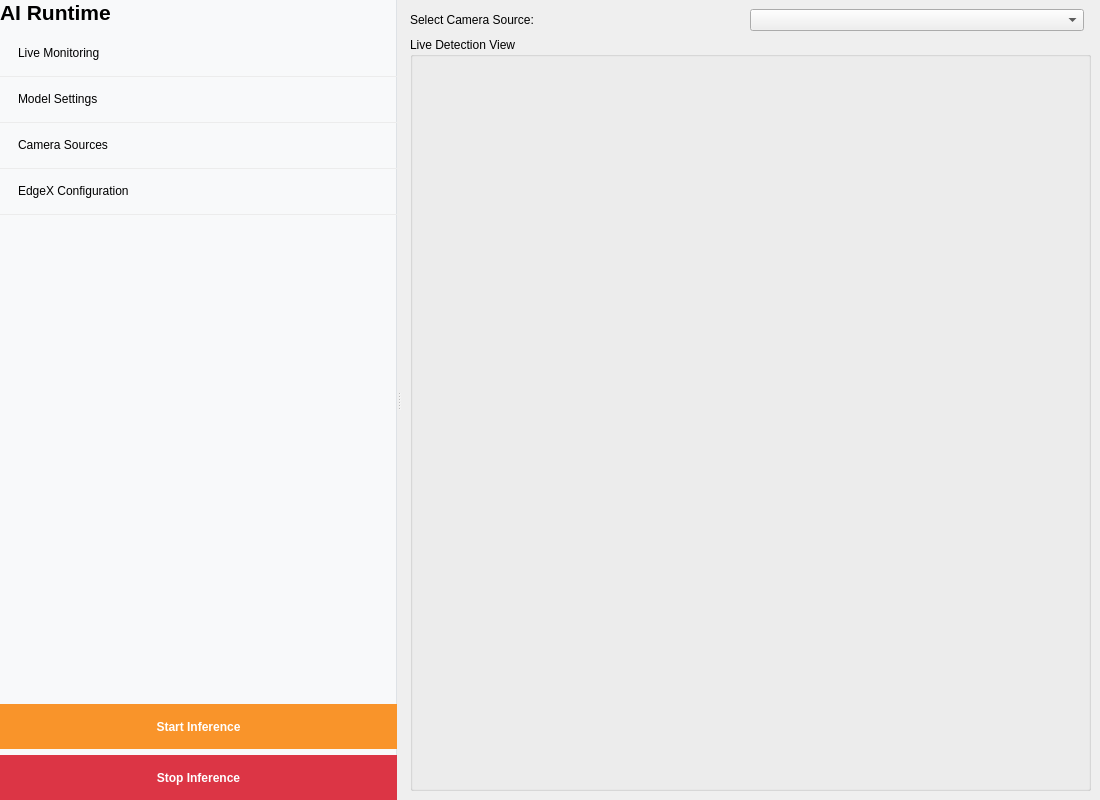
<?xml version='1.0' encoding='utf-8'?>
<ui version="4.0">
 <class>AIRuntimeView</class>
 <widget class="QWidget" name="AIRuntimeView">
  <property name="geometry">
   <rect>
    <x>0</x>
    <y>0</y>
    <width>1100</width>
    <height>800</height>
   </rect>
  </property>
  <layout class="QHBoxLayout" name="horizontalLayout">
   <property name="spacing">
    <number>0</number>
   </property>
   <property name="leftMargin">
    <number>0</number>
   </property>
   <property name="topMargin">
    <number>0</number>
   </property>
   <property name="rightMargin">
    <number>0</number>
   </property>
   <property name="bottomMargin">
    <number>0</number>
   </property>
   <item>
    <widget class="QSplitter" name="splitter">
     <property name="orientation">
      <enum>Qt::Horizontal</enum>
     </property>
     <widget class="QWidget" name="sidePanel" native="true">
      <property name="maximumWidth">
       <number>240</number>
      </property>
      <property name="styleSheet">
       <string notr="true">background-color: #F8F9FA; border-right: 1px solid #DEE2E6;</string>
      </property>
      <layout class="QVBoxLayout" name="sideLayout">
       <item>
        <widget class="QLabel" name="labelTitle">
         <property name="font">
          <font>
           <pointsize>16</pointsize>
           <weight>75</weight>
           <bold>true</bold>
          </font>
         </property>
         <property name="text">
          <string>AI Runtime</string>
         </property>
         <property name="margin">
          <number>10</number>
         </property>
        </widget>
       </item>
       <item>
        <widget class="QListWidget" name="sideNav">
         <property name="styleSheet">
          <string notr="true">QListWidget { border: none; background: transparent; outline: none; } QListWidget::item { height: 45px; padding-left: 15px; border-bottom: 1px solid #ECECEC; } QListWidget::item:selected { background-color: #FFF9D5; color: #F9942A; font-weight: bold; border-left: 4px solid #F9942A; }</string>
         </property>
         <item>
          <property name="text">
           <string>Live Monitoring</string>
          </property>
         </item>
         <item>
          <property name="text">
           <string>Model Settings</string>
          </property>
         </item>
         <item>
          <property name="text">
           <string>Camera Sources</string>
          </property>
         </item>
         <item>
          <property name="text">
           <string>EdgeX Configuration</string>
          </property>
         </item>
        </widget>
       </item>
       <item>
        <spacer name="verticalSpacer">
         <property name="orientation">
          <enum>Qt::Vertical</enum>
         </property>
         <property name="sizeHint" stdset="0">
          <size>
           <width>20</width>
           <height>40</height>
          </size>
         </property>
        </spacer>
       </item>
       <item>
        <widget class="QPushButton" name="btnLaunch">
         <property name="minimumSize">
          <size>
           <width>0</width>
           <height>45</height>
          </size>
         </property>
         <property name="styleSheet">
          <string notr="true">QPushButton { background-color: #F9942A; color: white; border: none; font-weight: bold; } QPushButton:hover { background-color: #E08426; } QPushButton:disabled { background-color: #DEE2E6; }</string>
         </property>
         <property name="text">
          <string>Start Inference</string>
         </property>
        </widget>
       </item>
       <item>
        <widget class="QPushButton" name="btnStop">
         <property name="minimumSize">
          <size>
           <width>0</width>
           <height>45</height>
          </size>
         </property>
         <property name="styleSheet">
          <string notr="true">QPushButton { background-color: #DC3545; color: white; border: none; font-weight: bold; } QPushButton:hover { background-color: #C82333; } QPushButton:disabled { background-color: #DEE2E6; }</string>
         </property>
         <property name="text">
          <string>Stop Inference</string>
         </property>
        </widget>
       </item>
      </layout>
     </widget>
     <widget class="QStackedWidget" name="contentStack">
      <widget class="QWidget" name="monitoringPage">
       <layout class="QVBoxLayout" name="monitoringLayout">
        <item>
         <layout class="QHBoxLayout" name="cameraSelectionLayout">
          <item>
           <widget class="QLabel" name="lblSelectCamera">
            <property name="text">
             <string>Select Camera Source:</string>
            </property>
           </widget>
          </item>
          <item>
           <widget class="QComboBox" name="comboActiveProfile">
            <property name="minimumWidth">
             <number>200</number>
            </property>
           </widget>
          </item>
          <item>
           <spacer name="horizontalSpacer">
            <property name="orientation">
             <enum>Qt::Horizontal</enum>
            </property>
           </spacer>
          </item>
         </layout>
        </item>
        <item>
         <widget class="QGroupBox" name="liveGrid">
          <property name="title">
           <string>Live Detection View</string>
          </property>
          <layout class="QVBoxLayout" name="videoContainer" />
         </widget>
        </item>
       </layout>
      </widget>
      <widget class="QWidget" name="modelPage">
       <layout class="QVBoxLayout" name="modelScrollLayout">
        <item>
         <widget class="QScrollArea" name="scrollModelSettings">
          <property name="widgetResizable">
           <bool>true</bool>
          </property>
          <widget class="QWidget" name="scrollAreaWidgetContents">
           <layout class="QVBoxLayout" name="verticalLayout_4">
            <item><widget class="QGroupBox" name="groupProfiles"><property name="title"><string>Inference Profiles (Reuse Settings)</string></property><layout class="QVBoxLayout" name="profileVLayout"><item><layout class="QHBoxLayout" name="profileSelectLayout"><item><widget class="QLabel" name="lblSelectProfile"><property name="text"><string>Select Profile:</string></property></widget></item><item><widget class="QComboBox" name="comboProfiles" /></item></layout></item><item><layout class="QHBoxLayout" name="profileActionLayout"><item><widget class="QLineEdit" name="editProfileName"><property name="placeholderText"><string>Profile Name...</string></property></widget></item><item><widget class="QPushButton" name="btnNewProfile"><property name="text"><string>New</string></property></widget></item><item><widget class="QPushButton" name="btnSaveProfile"><property name="text"><string>Save / Update</string></property></widget></item><item><widget class="QPushButton" name="btnDeleteProfile"><property name="text"><string>Delete</string></property></widget></item></layout></item><item><layout class="QHBoxLayout" name="profileCameraLayout"><item><widget class="QLabel" name="lblProfileCamera"><property name="text"><string>Linked Camera Source:</string></property></widget></item><item><widget class="QComboBox" name="comboProfileCamera" /></item></layout></item></layout></widget></item><item>
             <widget class="QGroupBox" name="groupModelFile">
              <property name="title">
               <string>Model Configuration (YAML / Zoo)</string>
              </property>
              <layout class="QFormLayout" name="formModel">
               <item row="0" column="0"><widget class="QLabel" name="lblModelZoo"><property name="text"><string>Select Model (Zoo):</string></property></widget></item><item row="0" column="1"><widget class="QComboBox" name="comboModelZoo"><property name="editable"><bool>true</bool></property><property name="placeholderText"><string>Loading Model Zoo...</string></property></widget></item><item row="1" column="0"><widget class="QLabel" name="lblCustomModel"><property name="text"><string>Custom YAML:</string></property></widget></item><item row="1" column="1"><layout class="QHBoxLayout" name="customModelLayout"><item><widget class="QLineEdit" name="editModelPath"><property name="readOnly"><bool>true</bool></property><property name="placeholderText"><string>Path to custom model.yaml...</string></property></widget></item><item><widget class="QPushButton" name="btnBrowseModelYaml"><property name="text"><string>Browse...</string></property></widget></item></layout></item><item row="2" column="0"><widget class="QLabel" name="lblModelInfoTitle"><property name="text"><string>Model Info:</string></property></widget></item><item row="2" column="1"><widget class="QLabel" name="lblModelInfo"><property name="text"><string>Select a model to see details.</string></property><property name="wordWrap"><bool>true</bool></property><property name="styleSheet"><string notr="true">color: #6c757d; font-style: italic;</string></property></widget></item><item row="3" column="0"><widget class="QLabel" name="lblConfidence"><property name="text"><string>Confidence Threshold:</string></property></widget></item><item row="3" column="1"><widget class="QDoubleSpinBox" name="spinConfidence"><property name="value"><number>70</number></property></widget></item></layout>
             </widget>
            </item>
            <item>
             <widget class="QGroupBox" name="groupPipeline">
              <property name="title">
               <string>Pipeline Control</string>
              </property>
              <layout class="QFormLayout" name="formPipeline">
               <item row="0" column="0">
                <widget class="QLabel" name="lblPipelineType">
                 <property name="text">
                  <string>Pipeline Type:</string>
                 </property>
                </widget>
               </item>
               <item row="0" column="1">
                <widget class="QComboBox" name="comboPipelineType">
                 <item>
                  <property name="text">
                   <string>torch</string>
                  </property>
                 </item>
                 <item>
                  <property name="text">
                   <string>gst</string>
                  </property>
                 </item>
                 <item>
                  <property name="text">
                   <string>torch-aipu</string>
                  </property>
                 </item>
                </widget>
               </item>
               <item row="1" column="0">
                <widget class="QLabel" name="lblFrameLimit">
                 <property name="text">
                  <string>Frame Limit:</string>
                 </property>
                </widget>
               </item>
               <item row="1" column="1">
                <widget class="QSpinBox" name="spinFrameLimit">
                 <property name="maximum">
                  <number>999999</number>
                 </property>
                </widget>
               </item>
               <item row="2" column="0">
                <widget class="QLabel" name="lblDisplayMode">
                 <property name="text">
                  <string>Display Mode:</string>
                 </property>
                </widget>
               </item>
               <item row="2" column="1">
                <widget class="QComboBox" name="comboDisplayMode">
                 <item>
                  <property name="text">
                   <string>Windowed</string>
                  </property>
                 </item>
                 <item>
                  <property name="text">
                   <string>Headless</string>
                  </property>
                 </item>
                </widget>
               </item>
               <item row="3" column="0">
                <widget class="QLabel" name="lblWindowSize">
                 <property name="text">
                  <string>Window Size:</string>
                 </property>
                </widget>
               </item>
               <item row="3" column="1">
                <widget class="QLineEdit" name="editWindowSize">
                 <property name="placeholderText">
                  <string>e.g. 640x480</string>
                 </property>
                </widget>
               </item>
               <item row="4" column="0">
                <widget class="QLabel" name="lblSavePath">
                 <property name="text">
                  <string>Save Output Path:</string>
                 </property>
                </widget>
               </item>
               <item row="4" column="1">
                <layout class="QHBoxLayout" name="horizontalLayout_7">
                 <item>
                  <widget class="QLineEdit" name="editSaveOutputPath" />
                 </item>
                 <item>
                  <widget class="QPushButton" name="btnBrowseOutput">
                   <property name="text">
                    <string>Browse...</string>
                   </property>
                  </widget>
                 </item>
                </layout>
               </item>
              </layout>
             </widget>
            </item>
            <item>
             <widget class="QGroupBox" name="groupHwAccel">
              <property name="title">
               <string>Hardware &amp; Performance</string>
              </property>
              <layout class="QVBoxLayout" name="verticalLayout_5">
               <item>
                <layout class="QGridLayout" name="gridLayout">
                 <item row="0" column="0">
                  <widget class="QCheckBox" name="chkHwCodec">
                   <property name="text">
                    <string>Enable Hardware Codec</string>
                   </property>
                  </widget>
                 </item>
                 <item row="0" column="1">
                  <widget class="QCheckBox" name="chkVaapi">
                   <property name="text">
                    <string>Enable VAAPI</string>
                   </property>
                  </widget>
                 </item>
                 <item row="1" column="0">
                  <widget class="QCheckBox" name="chkOpencl">
                   <property name="text">
                    <string>Enable OpenCL</string>
                   </property>
                  </widget>
                 </item>
                 <item row="3" column="1">
                  <widget class="QCheckBox" name="chkOpengl">
                   <property name="text">
                    <string>Enable OpenGL</string>
                   </property>
                  </widget>
                 </item>
                </layout>
               </item>
              </layout>
             </widget>
            </item>
            <item>
             <widget class="QGroupBox" name="groupAIPU">
              <property name="title">
               <string>AIPU Core Management &amp; Live Status</string>
              </property>
              <layout class="QVBoxLayout" name="verticalLayout_6">
               <item><layout class="QHBoxLayout" name="aipuStatusLayout"><item><widget class="QGroupBox" name="core0Status"><property name="title"><string>Core 0</string></property><layout class="QVBoxLayout" name="c0Layout"><item><widget class="QLabel" name="lblCore0State"><property name="text"><string>Idle</string></property><property name="alignment"><enum>Qt::AlignCenter</enum></property></widget></item></layout></widget></item><item><widget class="QGroupBox" name="core1Status"><property name="title"><string>Core 1</string></property><layout class="QVBoxLayout" name="c1Layout"><item><widget class="QLabel" name="lblCore1State"><property name="text"><string>Idle</string></property><property name="alignment"><enum>Qt::AlignCenter</enum></property></widget></item></layout></widget></item><item><widget class="QGroupBox" name="core2Status"><property name="title"><string>Core 2</string></property><layout class="QVBoxLayout" name="c2Layout"><item><widget class="QLabel" name="lblCore2State"><property name="text"><string>Idle</string></property><property name="alignment"><enum>Qt::AlignCenter</enum></property></widget></item></layout></widget></item><item><widget class="QGroupBox" name="core3Status"><property name="title"><string>Core 3</string></property><layout class="QVBoxLayout" name="c3Layout"><item><widget class="QLabel" name="lblCore3State"><property name="text"><string>Idle</string></property><property name="alignment"><enum>Qt::AlignCenter</enum></property></widget></item></layout></widget></item></layout></item><item>
                <layout class="QFormLayout" name="formAIPU">
                 <item row="0" column="0">
                  <widget class="QLabel" name="lblAipuCores">
                   <property name="text">
                    <string>AIPU Cores (Selection):</string>
                   </property>
                  </widget>
                 </item>
                 <item row="0" column="1">
                  <widget class="QLineEdit" name="editAipuCores">
                   <property name="placeholderText">
                    <string>e.g. 0,1 (Busy check active)</string>
                   </property>
                  </widget>
                 </item>
                </layout>
               </item>
               <item>
                <widget class="QCheckBox" name="chkShowHostFps">
                 <property name="text">
                  <string>Show Host FPS</string>
                 </property>
                </widget>
               </item>
               <item>
                <widget class="QCheckBox" name="chkShowStreamTiming">
                 <property name="text">
                  <string>Show Stream Timing</string>
                 </property>
                </widget>
               </item>
              </layout>
             </widget>
            </item>
            <item>
             <spacer name="verticalSpacer_3">
              <property name="orientation">
               <enum>Qt::Vertical</enum>
              </property>
              <property name="sizeHint" stdset="0">
               <size>
                <width>20</width>
                <height>40</height>
               </size>
              </property>
             </spacer>
            </item>
           </layout>
          </widget>
         </widget>
        </item>
       </layout>
      </widget>
      <widget class="QWidget" name="cameraSourcesPage">
       <layout class="QVBoxLayout" name="cameraSourcesLayout">
        <item>
         <widget class="QLabel" name="label_5">
          <property name="font">
           <font>
            <weight>75</weight>
            <bold>true</bold>
           </font>
          </property>
          <property name="text">
           <string>Configure Camera Sources</string>
          </property>
         </widget>
        </item>
        <item>
         <widget class="QTableWidget" name="tableSources">
          <property name="selectionBehavior">
           <enum>QAbstractItemView::SelectRows</enum>
          </property>
          <column>
           <property name="text">
            <string>Name</string>
           </property>
          </column>
          <column>
           <property name="text">
            <string>Type</string>
           </property>
          </column>
          <column>
           <property name="text">
            <string>URI / Path / Index</string>
           </property>
          </column>
         </widget>
        </item>
        <item>
         <layout class="QHBoxLayout" name="sourceButtonsLayout">
          <item>
           <widget class="QPushButton" name="btnAddSource">
            <property name="text">
             <string>Add Source</string>
            </property>
           </widget>
          </item>
          <item>
           <widget class="QPushButton" name="btnEditSource">
            <property name="text">
             <string>Edit Selected</string>
            </property>
           </widget>
          </item>
          <item>
           <widget class="QPushButton" name="btnDeleteSource">
            <property name="text">
             <string>Delete Selected</string>
            </property>
           </widget>
          </item>
          <item>
           <spacer name="horizontalSpacer_2">
            <property name="orientation">
             <enum>Qt::Horizontal</enum>
            </property>
           </spacer>
          </item>
         </layout>
        </item>
        <item>
         <widget class="QGroupBox" name="groupSourceEdit">
          <property name="enabled">
           <bool>false</bool>
          </property>
          <property name="title">
           <string>Edit Source Configuration</string>
          </property>
          <layout class="QVBoxLayout" name="verticalLayout_2">
           <item>
            <layout class="QFormLayout" name="formSourceEdit">
             <item row="0" column="0">
              <widget class="QLabel" name="label_6">
               <property name="text">
                <string>Friendly Name:</string>
               </property>
              </widget>
             </item>
             <item row="0" column="1">
              <widget class="QLineEdit" name="editSourceName" />
             </item>
             <item row="1" column="0">
              <widget class="QLabel" name="label_7">
               <property name="text">
                <string>Source Type:</string>
               </property>
              </widget>
             </item>
             <item row="1" column="1">
              <widget class="QComboBox" name="comboSourceType">
               <item>
                <property name="text">
                 <string>USB Camera</string>
                </property>
               </item>
               <item>
                <property name="text">
                 <string>RTSP Stream</string>
                </property>
               </item>
               <item>
                <property name="text">
                 <string>Video File</string>
                </property>
               </item>
              </widget>
             </item>
            </layout>
           </item>
           <item>
            <layout class="QHBoxLayout" name="horizontalLayout_4">
             <item>
              <widget class="QLabel" name="label_8">
               <property name="text">
                <string>Configuration:</string>
               </property>
              </widget>
             </item>
             <item>
              <widget class="QStackedWidget" name="stackSourceConfig">
               <widget class="QWidget" name="pageUSB">
                <layout class="QHBoxLayout" name="horizontalLayout_2">
                 <property name="leftMargin">
                  <number>0</number>
                 </property>
                 <item>
                  <widget class="QSpinBox" name="spinUSBIndex" />
                 </item>
                 <item>
                  <widget class="QLabel" name="lblUSBHint">
                   <property name="text">
                    <string>(Device Index)</string>
                   </property>
                  </widget>
                 </item>
                 <item>
                  <spacer name="horizontalSpacer_3">
                   <property name="orientation">
                    <enum>Qt::Horizontal</enum>
                   </property>
                  </spacer>
                 </item>
                </layout>
               </widget>
               <widget class="QWidget" name="pageRTSP">
                <layout class="QHBoxLayout" name="horizontalLayout_5">
                 <property name="leftMargin">
                  <number>0</number>
                 </property>
                 <item>
                  <widget class="QLineEdit" name="editRTSPUrl">
                   <property name="placeholderText">
                    <string>rtsp://ip:port/stream</string>
                   </property>
                  </widget>
                 </item>
                </layout>
               </widget>
               <widget class="QWidget" name="pageFile">
                <layout class="QHBoxLayout" name="horizontalLayout_3">
                 <property name="leftMargin">
                  <number>0</number>
                 </property>
                 <item>
                  <widget class="QLineEdit" name="editFilePath" />
                 </item>
                 <item>
                  <widget class="QPushButton" name="btnBrowseFile">
                   <property name="text">
                    <string>Browse...</string>
                   </property>
                  </widget>
                 </item>
                </layout>
               </widget>
              </widget>
             </item>
            </layout>
           </item>
           <item>
            <layout class="QHBoxLayout" name="saveButtonLayout">
             <item>
              <spacer name="horizontalSpacer_4">
               <property name="orientation">
                <enum>Qt::Horizontal</enum>
               </property>
              </spacer>
             </item>
             <item>
              <widget class="QPushButton" name="btnSaveSource">
               <property name="minimumSize">
                <size>
                 <width>120</width>
                 <height>35</height>
                </size>
               </property>
               <property name="styleSheet">
                <string notr="true">QPushButton { background-color: #28A745; color: white; font-weight: bold; border-radius: 4px; } QPushButton:hover { background-color: #218838; }</string>
               </property>
               <property name="text">
                <string>Save Changes</string>
               </property>
              </widget>
             </item>
            </layout>
           </item>
          </layout>
         </widget>
        </item>
       </layout>
      </widget>
      <widget class="QWidget" name="edgexPage">
       <layout class="QVBoxLayout" name="edgexLayout">
        <item>
         <widget class="QLabel" name="label_3">
          <property name="font">
           <font>
            <weight>75</weight>
            <bold>true</bold>
           </font>
          </property>
          <property name="text">
           <string>EdgeX Configuration &amp; Mapping</string>
          </property>
         </widget>
        </item>
        <item>
         <layout class="QFormLayout" name="formEdgeXGeneral">
          <item row="0" column="0">
           <widget class="QLabel" name="lblDeviceName">
            <property name="text">
             <string>EdgeX Device Name (bn):</string>
            </property>
           </widget>
          </item>
          <item row="0" column="1">
           <widget class="QLineEdit" name="editDeviceName">
            <property name="placeholderText">
             <string>e.g. AI-Camera-01</string>
            </property>
           </widget>
          </item>
         </layout>
        </item>
        <item>
         <widget class="QTabWidget" name="tabEdgeXPayload">
          <widget class="QWidget" name="tabManual">
           <attribute name="title">
            <string>Option 1: Manual JSON</string>
           </attribute>
           <layout class="QVBoxLayout" name="verticalLayout_7">
            <item>
             <widget class="QLabel" name="lblManualHint">
              <property name="text">
               <string>Define structured SenML payload template:</string>
              </property>
             </widget>
            </item>
            <item>
             <widget class="QPlainTextEdit" name="textPayloadTemplate">
              <property name="font">
               <font>
                <family>Monospace</family>
               </font>
              </property>
             </widget>
            </item>
            <item>
             <layout class="QHBoxLayout" name="horizontalLayout_8">
              <item>
               <widget class="QLabel" name="lblPlaceholderHint">
                <property name="text">
                 <string>Hint: Use "v": 0 as placeholder for counts.</string>
                </property>
                <property name="styleSheet">
                 <string notr="true">color: #6c757d; font-style: italic;</string>
                </property>
               </widget>
              </item>
              <item>
               <spacer name="horizontalSpacer_6">
                <property name="orientation">
                 <enum>Qt::Horizontal</enum>
                </property>
               </spacer>
              </item>
              <item>
               <widget class="QPushButton" name="btnValidateJSON">
                <property name="text">
                 <string>Validate JSON</string>
                </property>
               </widget>
              </item>
              <item>
               <widget class="QPushButton" name="btnSaveEdgeXManual">
                <property name="styleSheet">
                 <string notr="true">background-color: #007BFF; color: white;</string>
                </property>
                <property name="text">
                 <string>Save Payload</string>
                </property>
               </widget>
              </item>
             </layout>
            </item>
           </layout>
          </widget>
          <widget class="QWidget" name="tabFile">
           <attribute name="title">
            <string>Option 2: Upload JSON Template</string>
           </attribute>
           <layout class="QVBoxLayout" name="verticalLayout_8">
            <item>
             <layout class="QHBoxLayout" name="horizontalLayout_9">
              <item>
               <widget class="QLineEdit" name="editTemplatePath">
                <property name="readOnly">
                 <bool>true</bool>
                </property>
                <property name="placeholderText">
                 <string>Select JSON template file...</string>
                </property>
               </widget>
              </item>
              <item>
               <widget class="QPushButton" name="btnBrowseTemplate">
                <property name="text">
                 <string>Browse...</string>
                </property>
               </widget>
              </item>
             </layout>
            </item>
            <item>
             <widget class="QLabel" name="label_10">
              <property name="text">
               <string>Template Preview:</string>
              </property>
             </widget>
            </item>
            <item>
             <widget class="QPlainTextEdit" name="textTemplatePreview">
              <property name="readOnly">
               <bool>true</bool>
              </property>
             </widget>
            </item>
            <item>
             <layout class="QHBoxLayout" name="horizontalLayout_10">
              <item>
               <spacer name="horizontalSpacer_7">
                <property name="orientation">
                 <enum>Qt::Horizontal</enum>
                </property>
               </spacer>
              </item>
              <item>
               <widget class="QPushButton" name="btnValidateFile">
                <property name="text">
                 <string>Validate File</string>
                </property>
               </widget>
              </item>
              <item>
               <widget class="QPushButton" name="btnUploadEdgeX">
                <property name="styleSheet">
                 <string notr="true">background-color: #28A745; color: white;</string>
                </property>
                <property name="text">
                 <string>Upload &amp; Save</string>
                </property>
               </widget>
              </item>
             </layout>
            </item>
           </layout>
          </widget>
         </widget>
        </item>
       </layout>
      </widget>
     </widget>
    </widget>
   </item>
  </layout>
 </widget>
 <resources />
 <connections />
</ui>
